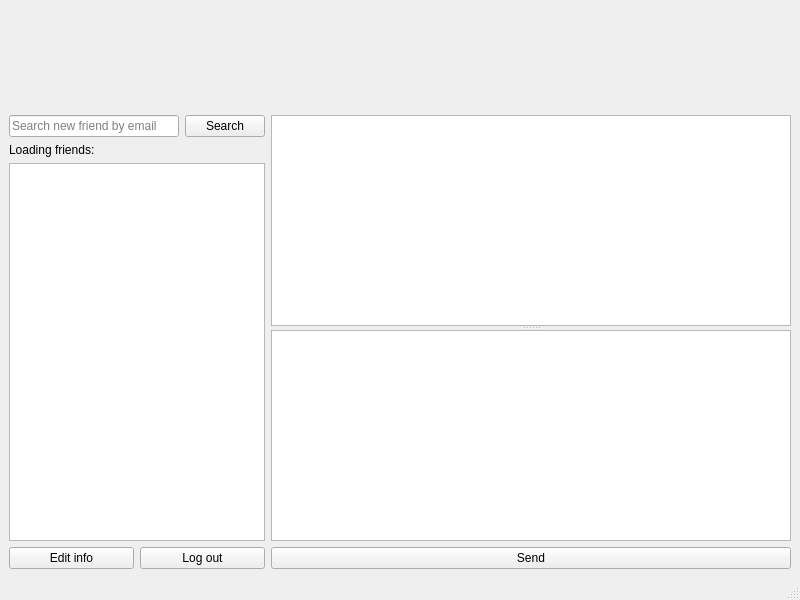
<?xml version="1.0" encoding="UTF-8"?>
<ui version="4.0">
 <class>UserMainWindow</class>
 <widget class="QMainWindow" name="UserMainWindow">
  <property name="geometry">
   <rect>
    <x>0</x>
    <y>0</y>
    <width>800</width>
    <height>600</height>
   </rect>
  </property>
  <property name="windowTitle">
   <string>MainWindow</string>
  </property>
  <widget class="QWidget" name="centralwidget">
   <layout class="QFormLayout" name="formLayout">
    <item row="0" column="0">
     <layout class="QVBoxLayout" name="verticalLayout_2">
      <item>
       <layout class="QHBoxLayout" name="horizontalLayout_3">
        <item>
         <widget class="QLabel" name="label_avatar">
          <property name="minimumSize">
           <size>
            <width>100</width>
            <height>100</height>
           </size>
          </property>
          <property name="maximumSize">
           <size>
            <width>100</width>
            <height>100</height>
           </size>
          </property>
          <property name="text">
           <string/>
          </property>
         </widget>
        </item>
        <item>
         <layout class="QVBoxLayout" name="verticalLayout">
          <item>
           <widget class="QLabel" name="label_username">
            <property name="text">
             <string/>
            </property>
           </widget>
          </item>
          <item>
           <widget class="QLabel" name="label_email">
            <property name="text">
             <string/>
            </property>
           </widget>
          </item>
         </layout>
        </item>
       </layout>
      </item>
      <item>
       <layout class="QHBoxLayout" name="horizontalLayout">
        <item>
         <widget class="QLineEdit" name="lineEdit_usersearchinput">
          <property name="placeholderText">
           <string>Search new friend by email</string>
          </property>
         </widget>
        </item>
        <item>
         <widget class="QPushButton" name="pushButton_search">
          <property name="text">
           <string>Search</string>
          </property>
         </widget>
        </item>
       </layout>
      </item>
      <item>
       <widget class="QLabel" name="label_friends">
        <property name="text">
         <string>Loading friends:</string>
        </property>
       </widget>
      </item>
      <item>
       <widget class="QListWidget" name="listWidget_friends">
        <property name="contextMenuPolicy">
         <enum>Qt::CustomContextMenu</enum>
        </property>
       </widget>
      </item>
      <item>
       <layout class="QHBoxLayout" name="horizontalLayout_2">
        <item>
         <widget class="QPushButton" name="pushButton_editinfo">
          <property name="text">
           <string>Edit info</string>
          </property>
         </widget>
        </item>
        <item>
         <widget class="QPushButton" name="pushButton_logout">
          <property name="text">
           <string>Log out</string>
          </property>
         </widget>
        </item>
       </layout>
      </item>
     </layout>
    </item>
    <item row="0" column="1">
     <layout class="QVBoxLayout" name="verticalLayout_4">
      <item>
       <layout class="QHBoxLayout" name="horizontalLayout_4">
        <item>
         <widget class="QLabel" name="label_avatar_friend">
          <property name="minimumSize">
           <size>
            <width>100</width>
            <height>100</height>
           </size>
          </property>
          <property name="maximumSize">
           <size>
            <width>100</width>
            <height>100</height>
           </size>
          </property>
          <property name="text">
           <string/>
          </property>
         </widget>
        </item>
        <item>
         <layout class="QVBoxLayout" name="verticalLayout_3">
          <item>
           <widget class="QLabel" name="label_username_friend">
            <property name="text">
             <string/>
            </property>
           </widget>
          </item>
          <item>
           <widget class="QLabel" name="label_email_friend">
            <property name="text">
             <string/>
            </property>
           </widget>
          </item>
         </layout>
        </item>
       </layout>
      </item>
      <item>
       <widget class="QSplitter" name="splitter">
        <property name="orientation">
         <enum>Qt::Vertical</enum>
        </property>
        <widget class="QListWidget" name="listWidget_messages"/>
        <widget class="QPlainTextEdit" name="plainTextEdit_msginput"/>
       </widget>
      </item>
      <item>
       <widget class="QPushButton" name="pushButton_send">
        <property name="text">
         <string>Send</string>
        </property>
       </widget>
      </item>
     </layout>
    </item>
   </layout>
  </widget>
  <widget class="QMenuBar" name="menubar">
   <property name="geometry">
    <rect>
     <x>0</x>
     <y>0</y>
     <width>800</width>
     <height>22</height>
    </rect>
   </property>
  </widget>
  <widget class="QStatusBar" name="statusbar"/>
 </widget>
 <resources/>
 <connections/>
</ui>
